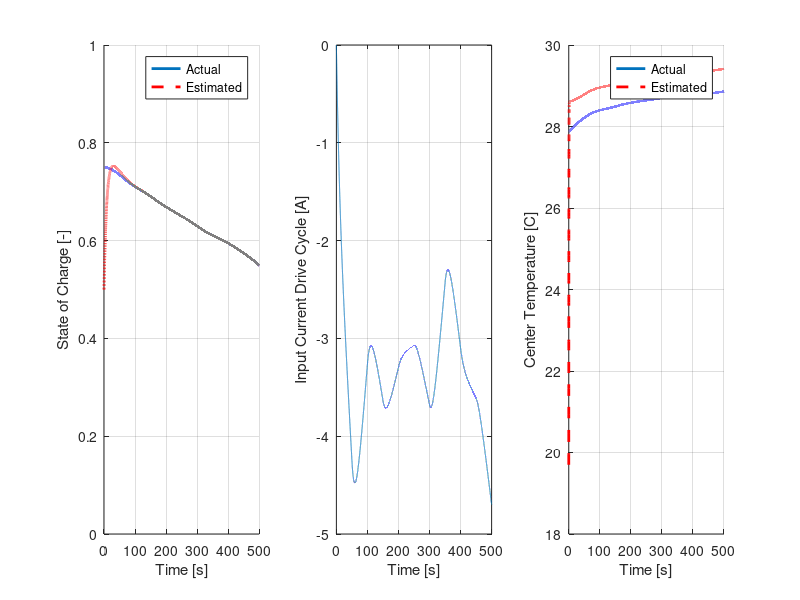

Reproduce this figure in MATLAB.
% Aaron Kandel
% Batt Temp Estimation:


clear
clc
close all

%% Define Params:

% From Kim et al. "The Estimation of Temperature Distribution in
% Cylindrical Cells under Unknown Cooling Conditions"
rho = 2047;
cp = 1148.1;
kth = 0.698;
h = 5;
R = 12.93e-3;
L = 65.15e-3;
Vb = 3.4219e-5;
a = kth/(rho*cp);

A = [(-48*a*h)/(R*(24*kth+R*h)), (-15*a*h)/(24*kth+R*h);
    (-320*a*h)/(R^2*(24*kth+R*h)), (-120*a*(4*kth+R*h))/(R^2*(24*kth+R*h))];
B = [(a/(kth*Vb)),(48*a*h)/(R*(24*kth+R*h));
    0, (320*a*h)/(R^2*(24*kth+R*h))];
C = [(24*kth-3*R*h)/(24*kth+R*h),-(120*R*kth+15*R^2*h)/(8*(24*kth+R*h));
    24*kth/(24*kth+R*h), 15*R*kth/(48*kth+2*R*h)];
D = [0,(4*R*h)/(24*kth+R*h);
    0, R*h/(24*kth+R*h)];

dt = 0.01;

P = [-1;-2];

L2 = place(A,C,P);

soc = 0:0.001:1;%VOC_data(:,1);
voc = 2.3 + soc;%VOC_data(:,2);

%% Random Acceleration data:
tmax = 500;
t = 0:0.01:tmax;
tc = 0:50:tmax;
Ic = 2 + 3*rand(1,length(tc));
Ic2 = interp1(tc,Ic,t);
[b,a] = butter(1,0.0003);
I = -filter(b,a,Ic2);
Tinf = (20)*ones(1,length(t));

x = zeros(2,length(t)+1);
x(:,1) = [Tinf(1);0.5];
xr = zeros(2,length(t)+1);
xr(:,1) = [0;Tinf(1)];
xhat = zeros(2,length(t)+1);
xhat(:,1) = [0;Tinf(1)];
Q = zeros(1,length(t));
Qh = zeros(1,length(t));

SOC = zeros(1,length(t)+1);
vrc = zeros(1,length(t)+1);
soch = zeros(1,length(t)+1);
R1 = 0.01;
R2 = 0.01;
C1 = 2500;

SOC(1) = 0.75;
soch(1) = 0.5;
QBatt = 3600*2.3;
xbr = [SOC;vrc];
xbh = [soch;vrc];




Aa = [1, 0;
      0, (1-(dt/(R1*C1)))];
Ba = [dt/QBatt; dt/C1];
aa = [0,0;0,-(1/(R1*C1))];
ba = [1/QBatt;1/C1];
ca = [1.2,1];
P2 = [-1;-2];

L = acker(Aa,ca',[-0.75,-0.45]);

Lc = acker(aa,ca',[-0.1,-0.05]);
B2 = [ba,Lc'];
sys = ss((aa),ba,ca,0);
sysO = ss((aa-Lc'*ca),B2,ca,0);

[y,t,x] = lsim(sys,I,t,xbr(:,1));
[y2,t2,x2] = lsim(sysO,[I',y],t,xbh(:,1));

sys2 = ss(A,B,C,D);
B2x = [B,L2];
D2x = [B,zeros(2)];
sys2O = ss((A-L2*C),B2x,C,D2x);
vocr = x(:,1) + 2.3;
Vsim = (ca*x' + 2.3)';
Q = I'.*(vocr-Vsim);
voch = x2(:,1) + 2.3;
vsimh = (ca*x2' + 2.3)';
Qh = I'.*(voch-vsimh);
xhat(:,1) = [28;0];
xh2 = [20;0];
[yx,tx,xx] = lsim(sys2,[Q,Tinf'],t,xhat(:,1));
[y2x,t2x,x2x] = lsim(sys2O,[Qh,Tinf',yx],t,xh2);



%% Plot Data:

figure(1)
subplot(1,3,1)
hold on
plot(t,x(1:end,1),'LineWidth',2)
plot(t2,x2(1:end,1),'--r','LineWidth',2)
ylim([0,1])
xlim([0,tmax])
grid on
xlabel('Time [s]')
ylabel('State of Charge [-]')
legend('Actual','Estimated')
subplot(1,3,2)
plot(t,I)%(t,yx(1,1:end-1));%,t,Yest(1,:))
grid on
xlim([0,tmax])
xlabel('Time [s]')
ylabel('Input Current Drive Cycle [A]')
subplot(1,3,3)
hold on
% plot(t,yx(:,1),t,yx(:,2),'LineWidth',2)
% plot(t,y2x(:,1),t,y2x(:,2),'--r','LineWidth',2)
plot(t,yx(:,1),'LineWidth',2)
plot(t,y2x(:,1),'--r','LineWidth',2)
grid on
xlim([0,tmax])
xlabel('Time [s]')
ylabel('Center Temperature [C]')
% legend('Actual Center','Actual Surface','Estimated Center','Estimated Surface')
legend('Actual','Estimated')% Center','Estimated Surface')

%% Save data:
M = [t,yx(:,1),y2x(:,1)];
csvwrite('datafill',M)
